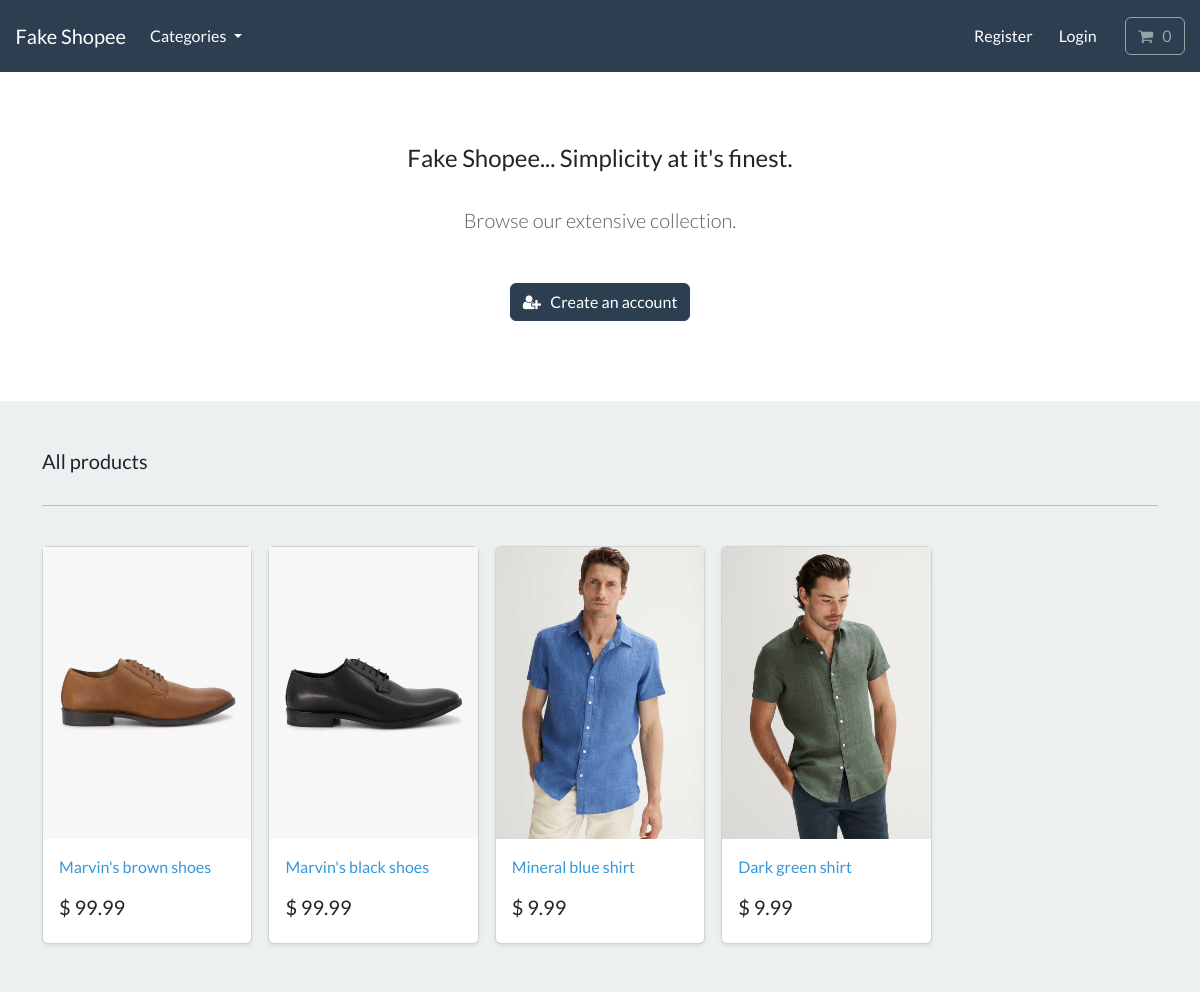
The page / on the database its author committed.
### store/models.py (models this page shows, shortened)
class Product(models.Model):
    category = models.ForeignKey(
        Category, related_name='product', on_delete=models.CASCADE, null=True)
    title = models.CharField(max_length=250)
    brand = models.CharField(max_length=250, default='un-branded')
    description = models.TextField(blank=True)
    slug = models.SlugField(max_length=255)
    price = models.DecimalField(max_digits=4, decimal_places=2)
    image = models.ImageField(upload_to='images/')
    class Meta:
        verbose_name_plural = 'products'
    def get_absolute_url(self):
        return reverse('product-info', args=[self.slug])

### store/views.py (the view)
# urls.py: path('', include('store.urls')),
def store(request):
    all_products = Product.objects.all()
    context = {
        'all_products': all_products
    }
    return render(request, 'store/store.html', context)

### cart/cart.py (called while the page is built)
    def __len__(self):
        return sum(item['qty'] for item in self.cart.values())

### cart/context_processors.py (called while the page is built)
def cart(request):
    return {'cart': Cart(request)}

### store/models.py (called while the page is built)
    def get_absolute_url(self):
        return reverse('list-category', args=[self.slug])

### store/views.py (called while the page is built)
def categories(request):
    all_categories = Category.objects.all()
    return {'all_categories': all_categories}

### store/templates/store/store.html
{% extends "./base.html" %}
{% load static %}
{% block content %}
    <section class="py-4 text-center container">
        <div class="row py-lg-5">
            <div class="col-lg-6 col-md-8 mx-auto">
                <h4> Fake Shopee... Simplicity at it's finest. </h4>
                <br>
                <p class="lead text-muted">
                Browse our extensive collection.
                </p>
                <br>
                <a href="{% url 'register' %}" class="btn btn-primary my-2"> <i class="fa fa-user-plus" aria-hidden="true"></i> &nbsp; Create an account </a>
            </div>
        </div>
    </section>
       <div class="album py-5 bg-light">
        <div class="container">
          <div class="pb-3 h5"> All products </div>
          <hr>
          <br>
          <div class="row row-cols-1 row-cols-sm-2 row-cols-md-5 g-3">
            {% for product in all_products %}
            <div class="col">
              <div class="card shadow-sm">
                <img class="img-fluid" alt="Responsive image" src="{{product.image.url}}">
                <div class="card-body">
                  <p class="card-text">
                    <a class="text-info text-decoration-none" href="{{product.get_absolute_url}}">{{product.title | capfirst }}</a>
                  </p>
                  <div class="d-flex justify-content-between align-items-center">
                    <h5>$ {{product.price}}</h5>
                  </div>
                </div>
              </div>
            </div>
            {% endfor %}
          </div>
        </div>
      </div>
{% endblock %}

### store/templates/store/base.html (shortened to what this page needs)
{% load static %}
<!DOCTYPE html>
<html>
    <head>
        <link rel="stylesheet" href="https://bootswatch.com/5/flatly/bootstrap.min.css">
        <link rel="stylesheet" href="https://cdnjs.cloudflare.com/ajax/libs/font-awesome/4.7.0/css/font-awesome.min.css">
        <link rel="stylesheet" href="{% static 'css/styled.css' %}">
    </head>
    <nav class="navbar navbar-expand-lg bg-primary justify-content-center">
        <a class="navbar-brand main-heading text-white" href="{% url 'store' %}">
        &nbsp; &nbsp; Fake Shopee
        </a>
        <div class="collapse navbar-collapse" id="navbarCollapse">
            <ul class="navbar-nav me-auto mb-2 mb-md-0">
                <li class="nav-item dropdown">
                    <a class="nav-link dropdown-toggle text-white" href="#" id="navbarDropdown" role="button"
                    data-bs-toggle="dropdown" aria-expanded="false">
                        Categories
                    </a>
                </li>
            </ul>
        </div>
        <div class="collapse navbar-collapse text-center" id="navbarNavDropdown">
            <ul class="navbar-nav ms-auto">
                {% if user.is_authenticated %}
                <li class="nav-item">
                    <a class="btn btn-alert navbar-btn text-white" type="button"  href="{% url 'dashboard' %}"> <i class="fa fa-home" aria-hidden="true"></i> &nbsp; Dashboard </a>
                </li>
                <li class="nav-item">
                    <a class="btn btn-alert navbar-btn text-white" type="button"  href="{% url 'user-logout' %}"> <i class="fa fa-sign-out" aria-hidden="true"></i> &nbsp; Logout </a>
                </li>
                {% else %}
                <li class="nav-item">
                    <a class="btn btn-alert navbar-btn text-white" type="button"  href="{% url 'register' %}"> Register </a>
                </li>
                <li class="nav-item">
                    <a class="btn btn-alert navbar-btn text-white" type="button"  href="{% url 'my-login' %}"> Login </a>
                </li>
                {% endif %}
                <li class="nav-item">
                    <a type="button" role="button" href="{% url 'cart-summary' %}" class="btn btn-outline-secondary">
                        <i class="fa fa-shopping-cart" aria-hidden="true"> </i>
                        <div id="cart-qty" class="d-inline-flex">
                            {% with qty_amount=cart|length %}
                                {% if qty_amount > 0 %}
                                    {{qty_amount}}
                                {% else %}
                                    0
                                {% endif %}
                            {% endwith %}
                        </div>
                    </a>
                </li>
            </ul>
        </div>
    </nav>
    <body>
        {% block content %}
        {% endblock %}
    </body>
</html>

### rows shown on the page
Product: image (picture), title "Marvin's brown shoes", price "99.99"
Product: image (picture), title "Marvin's black shoes", price "99.99"
Product: image (picture), title "Mineral blue shirt", price "9.99"
Product: image (picture), title "Dark green shirt", price "9.99"
